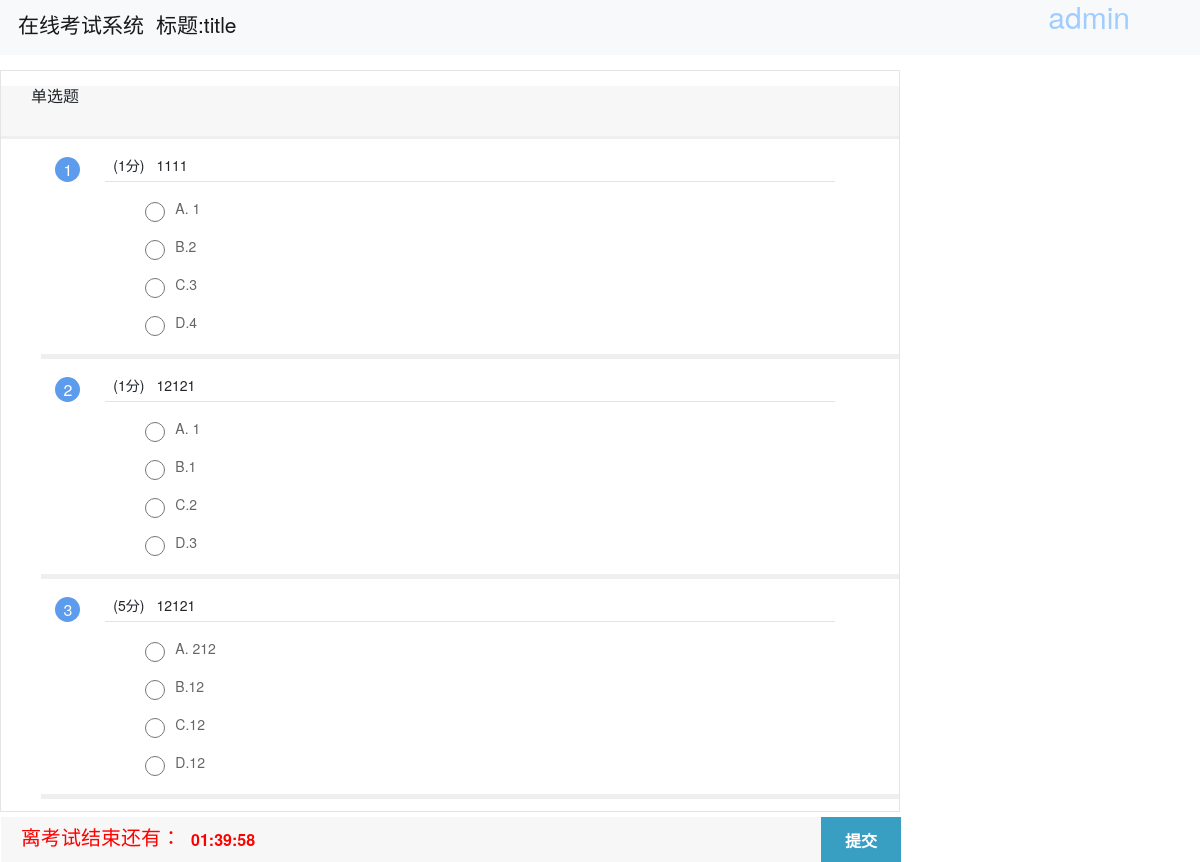
Page /exam/10000/1/ on the committed database.
### question_manage/models.py (models this page shows, shortened)
class Paper(models.Model):
    id=models.AutoField(primary_key=True)
    qid=models.ManyToManyField(Question)#多对多
    tid=models.ForeignKey(UserEx,on_delete=models.CASCADE)#添加外键
    title=models.CharField('标题',max_length=20,default='')
    major=models.CharField('考卷适用专业',max_length=20)
    examtime=models.DateTimeField()
    class Meta:
        db_table='paper'
        verbose_name='试卷'
        verbose_name_plural=verbose_name

class Question(models.Model):
    ANSWER = (
        ('A', 'A'),
        ('B', 'B'),
        ('C', 'C'),
        ('D', 'D'),
    )
    id = models.AutoField(primary_key=True)
    category = models.CharField('标签', max_length=20)
    title = models.TextField('题目')
    optionA = models.CharField('A选项', max_length=30)
    optionB = models.CharField('B选项', max_length=30)
    optionC = models.CharField('C选项', max_length=30)
    optionD = models.CharField('D选项', max_length=30)
    answer = models.CharField('答案', max_length=10, choices=ANSWER)
    score = models.IntegerField('分数', default=1)
    class Meta:
        db_table = 'question'
        verbose_name = '单项选择题库'
        verbose_name_plural = verbose_name

### question_manage/views.py (the view)
# urls.py: path("exam/<int:sid>/<int:pid>/", q_views.exam, name='exam'),
def exam(request, sid, pid):
    paper = Paper.objects.get(id=pid)
    student = UserEx.objects.get(id=sid)
    return render(request, 'exam.html', {'student': student, 'paper': paper})

### question_manage/templates/exam.html (shortened to what this page needs)
<!DOCTYPE HTML>
<html lang="en">
<head>
    <link href="/static/bootstrap-4.3.1-dist/css/bootstrap.min.css" rel="stylesheet">
    <link href="/static/css/main.css" rel="stylesheet" type="text/css" />
    <link href="/static/css/test.css" rel="stylesheet" type="text/css" />
    <link href="/static/css/style.css" rel="stylesheet" type="text/css"/>
</head>
<body>
<nav class="navbar navbar-expand-sm bg-light navbar-light ">
    <ul class="navbar-nav">
        <li class="nav-item active">
            <a class="nav-link"><h3>在线考试系统</h3></a>
        </li>
        <li class="nav-item active">
            <a class="nav-link"><h3>标题:{{ paper.title }}</h3></a>
        </li>
        <li style="position: fixed;right: 70px; font-size: 30px;color: #9fcdff">{{ student.name }}</li>
    </ul>
</nav>
<div class="main">
	<div class="test_main">
		<div class="nr_left">
			<div class="test">
                <form action="/calGrade/" method="post">
					<div class="test_title">
                        <p class="test_time">
							<i class="icon iconfont">离考试结束还有：</i><b class="alt-1">01:40</b>
						</p>
						<font><input type="submit" name="tijiao" value="提交"></font>
					</div>
						<div class="test_content">
							<div class="test_content_title">
								<h2>单选题</h2>
							</div>
						</div>
						<div class="test_content_nr">
							<ul>
                               {% for test in paper.qid.all %}
                                   <li id="{{ forloop.counter }}">
                                    <div class="test_content_nr_tt">
                                        <i>{{ forloop.counter}}</i><span>({{ test.score }}分)</span>
                                        <font>{{ test.title }}</font>
                                    </div>
                                   <div class="test_content_nr_main">
                                        <ul>
                                                <li class="option">
                                                        <input type="radio" class="radioOrCheck" name="{{ test.id }}"
                                                        value="A"/>
                                                    <label>A.
                                                        <p class="ue" style="display: inline;">{{ test.optionA }}</p>
                                                    </label>
                                                </li>
                                                <li class="option">
                                                        <input type="radio" class="radioOrCheck" name="{{ test.id }}"
                                                        value="B"/>
                                                    <label>
                                                        B.<p class="ue" style="display: inline;">{{ test.optionB }}</p>
                                                    </label>
                                                </li>
                                                <li class="option">
                                                        <input type="radio" class="radioOrCheck" name="{{ test.id }}"
                                                        value="C"/>
                                                    <label>
                                                        C.<p class="ue" style="display: inline;">{{ test.optionC }}</p>
                                                    </label>
                                                </li>
                                                <li class="option">
                                                        <input type="radio" class="radioOrCheck" name="{{ test.id }}"
                                                        value="D"/>
                                                    <label>
                                                        D.<p class="ue" style="display: inline;">{{ test.optionD }}</p>
                                                    </label>
                                                </li>
                                        </ul>
                                    </div>
                                    </li>
                               {% endfor %}
							</ul>
						</div>
				</form>
			</div>
		</div>
	</div>
	<div class="foot"></div>
</div>
</body>
</html>

### static/css/main.css (style rules this page uses)
html, body { width: 100%;height: 100%;overflow:auto;font-size:12px;margin:0;padding:0; font-family:"微软雅黑";background:#fff; text-align:center; }
ul,li { list-style:none; }
a { text-decoration:none; color:#666; }
i { font-style:normal; }
.foot { width:100%; height:50px; clear:both; }

### static/css/test.css (style rules this page uses)
.test_main { width:1200px; margin:15px auto 0; }
.nr_left { width:900px; height:100%; float:left; }
.test { width:100%; border:1px solid #e4e4e4; text-align:left; float:left; }
.test_title { width:900px; height:45px; line-height:45px; background-color:#f7f7f7;position:fixed; bottom:0; z-index:1000; }
.test_title p { padding:0 20px; display:block; float:left; }
.test_time { color:#f00; line-height:45px; }
.test_time i { font-size:20px; height:45px; line-height:40px; display:block; float:left }
.test_time b { font-size:16px; height:45px; display:block; float:left; margin-left:10px; }
.test_title font { width:80px; height:45px; display:block; float:right; text-align:center; }
.test_title font input { background:#389fc3; border:none; display:block; width:80px; height:45px; cursor:pointer; color:#fff; font-size:16px; font-weight:bold; }
.test_content { width:100%; height:auto; margin-top:15px; }
.test_content_title { width:100%; height:50px; line-height:50px; background:#f7f7f7; text-align:center; }
.test_content_title h2 { padding:0 30px; font-size:16px; font-weight:normal; display:block; float:left }
.test_content_nr { width:100%; border-top:3px solid #efefef; }
.test_content_nr>ul>li { width:100%; border-bottom:5px solid #efefef; padding-top:10px; }
.test_content_nr_tt { width:85%; height:auto; line-height:32px; margin:0 auto; border-bottom:1px solid #e4e4e4; }
.test_content_nr_tt i { width:25px; height:25px; line-height:25px; text-align:center; display:block; float:left; background:#5d9cec; border-radius:50%; margin-left:-50px; color:#fff; margin-top:8px; font-size:16px; }
.test_content_nr_tt span { padding:0 8px; }
.test_content_nr_tt font { font-size:14px }
.test_content_nr_main { width:85%; margin:0 auto; padding:10px 0;height:auto; }
.option { line-height:32px; display:block; background:#fff;color:#666; }
.option input { width:20px; height:20px; display:block; float:left; margin:10px 10px 0 0; }
.option label { height:auto;display:block; }

### static/css/style.css (style rules this page uses)
a { text-decoration: none; cursor: auto; color: #000; }
body { background: #eee; font: 14px/1.6em "微软雅黑", "Microsoft Yahei", "Droid Sans", Helvetica Neue, Helvetica, Arial, sans-serif; }
div { display: block; }

### question_manage/templates/exam.html (style rules this page uses)
body { background: #fff !important; }

### rows in the picture
Paper: title "title"
Question: score "1", title "1111", optionA "1", optionB "2", optionC "3", optionD "4"
Question: score "1", title "12121", optionA "1", optionB "1", optionC "2", optionD "3"
Question: score "5", title "12121", optionA "212", optionB "12", optionC "12", optionD "12"
